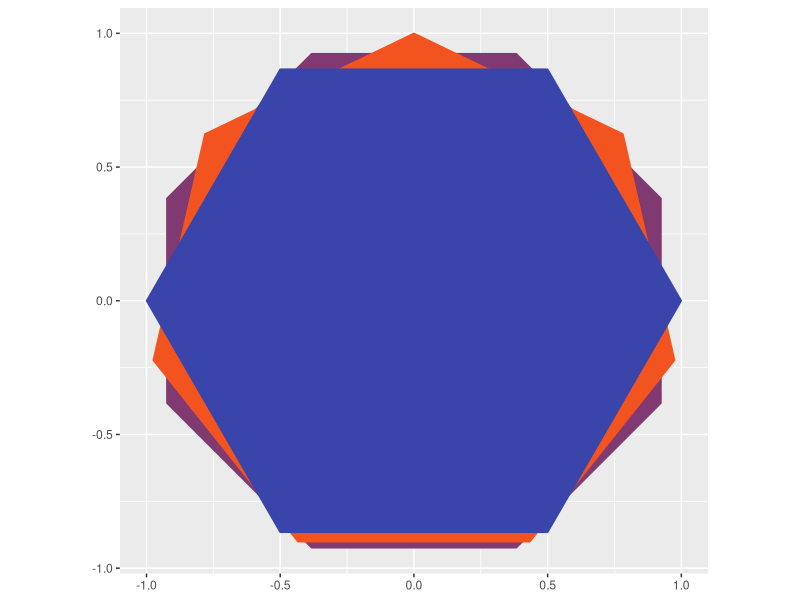
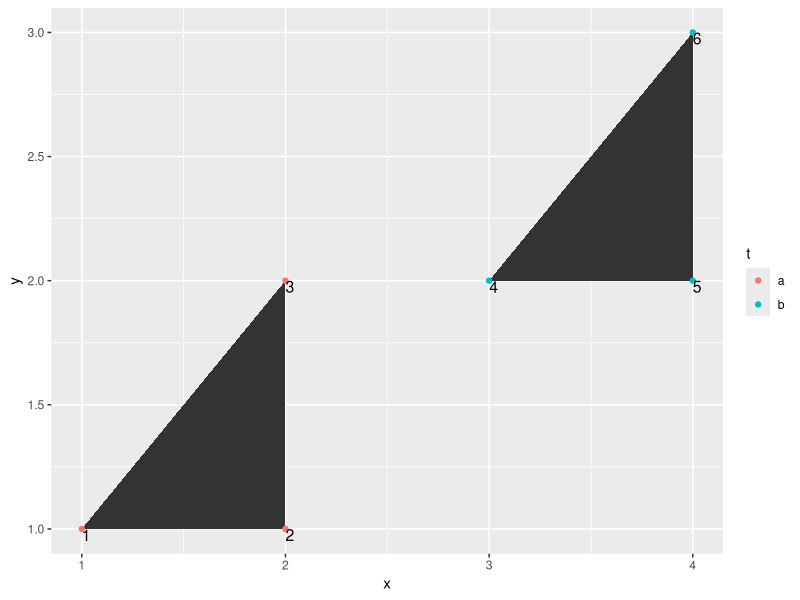
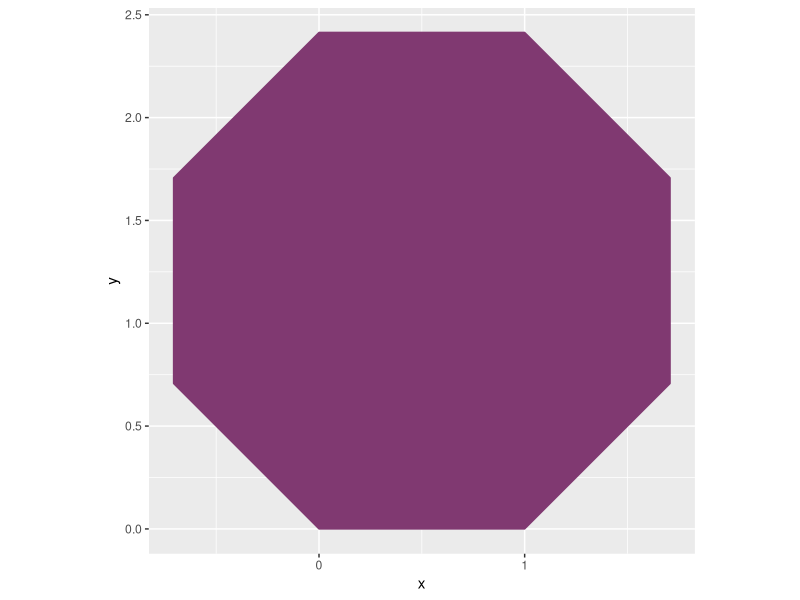
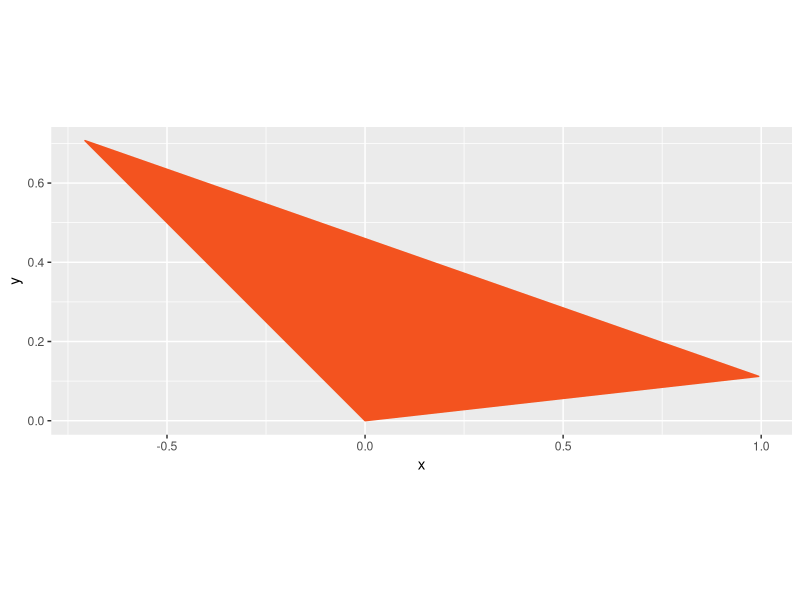
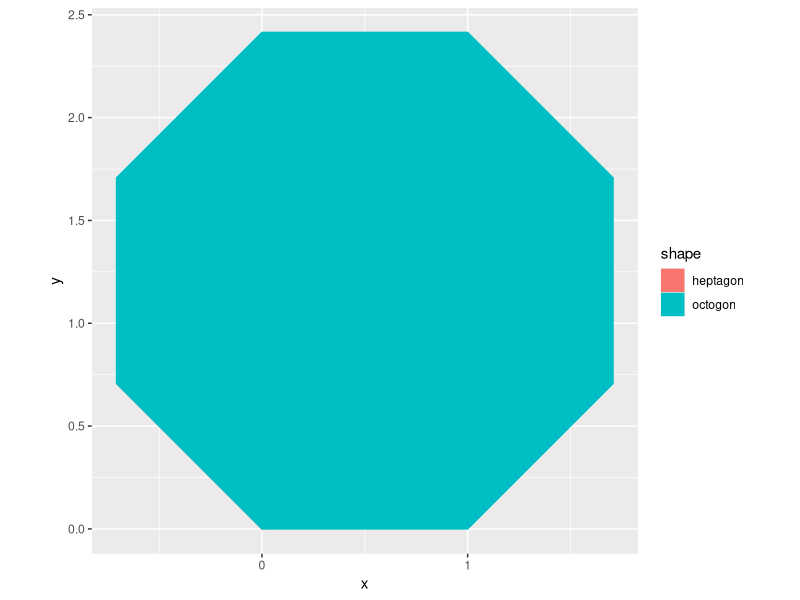
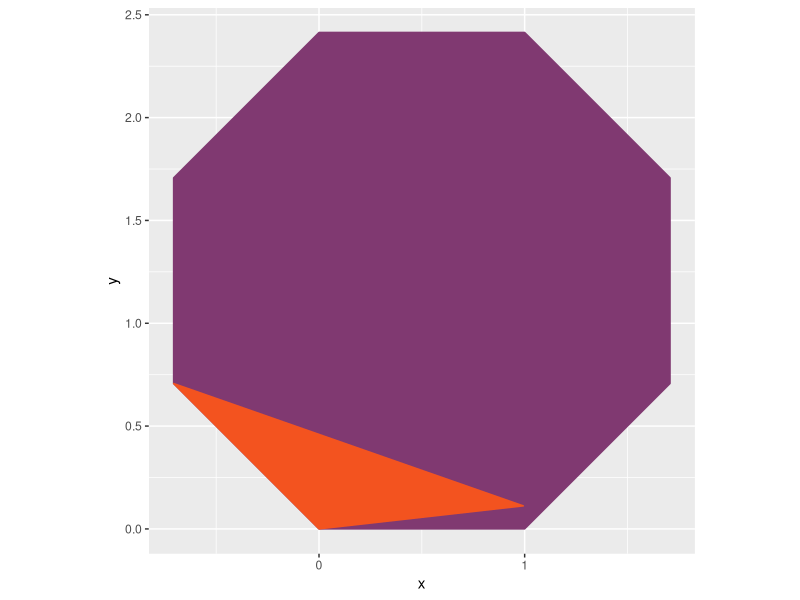
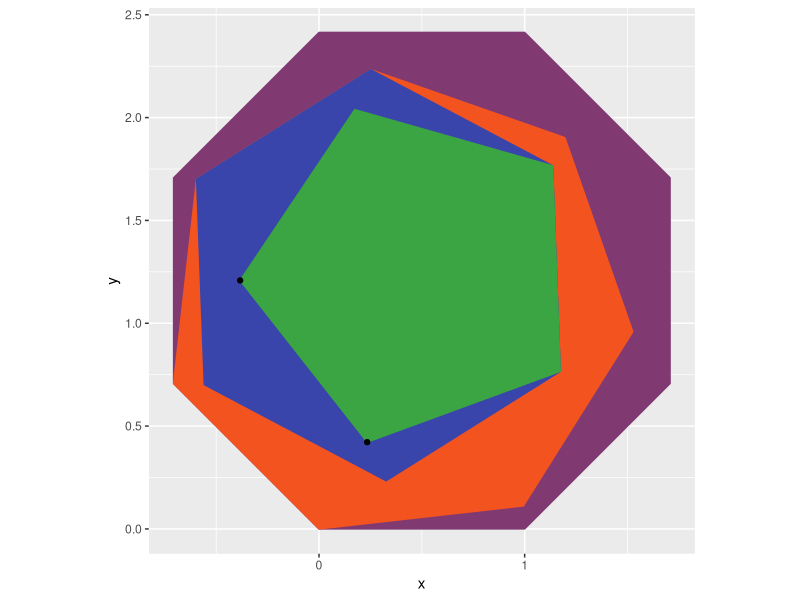
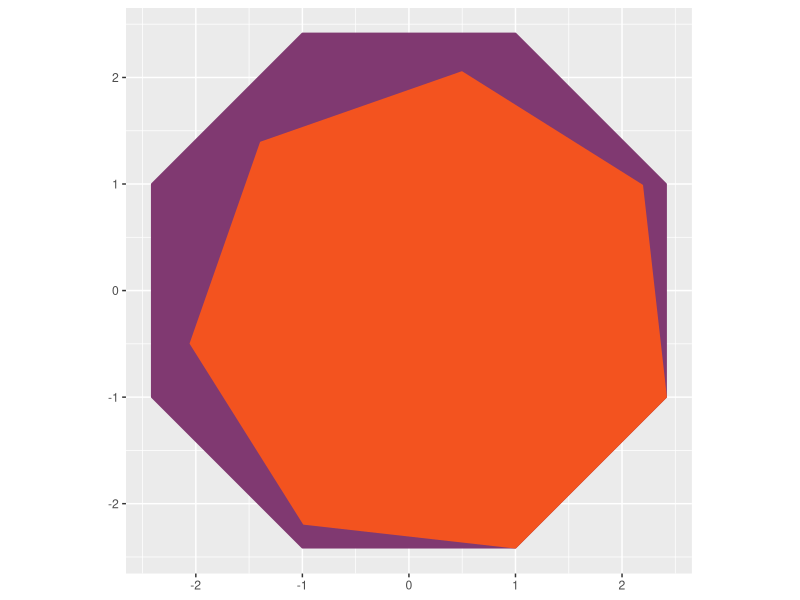

Source code (R) for these figures, in order: (Note: this script raises an error after producing the figures.)
## ---- chunk 1
#| label: load-packages
#| message: false

library(ggplot2)
library(ggforce)
library(dplyr)
## ---- chunk 2
#| label: draw-polygon

ggplot() +
  geom_regon(aes(x0 = 0, y0 = 0, sides = 8, r = 1, angle = 0), fill = "#803971", colour = "#803971") +
  geom_regon(aes(x0 = 0, y0 = 0, sides = 7, r = 1, angle = 0), fill = "#F3531F", colour = "#F3531F") +
  geom_regon(aes(x0 = 0, y0 = 0, sides = 6, r = 1, angle = 0), fill = "#3945AA", colour = "#3945AA") +
  coord_fixed()
## ---- chunk 3
#| label: geom-polygon-example

d <- data.frame(x=c(1,2,2, 3,4,4), 
                y=c(1,1,2, 2,2,3), 
                t=c('a', 'a', 'a',  'b', 'b', 'b'), 
                r=c(1,2,3, 4,5,6))
d

ggplot() +
  geom_polygon(data=d, mapping=aes(x=x, y=y, group=t)) + # draws the two trianges
  geom_point(data=d, aes(x=x, y=y, color=t)) + # adds coloured dots on vertices
  geom_text(data=d, aes(x=x, y=y, label=r), hjust=0, vjust=1, size=4) # numbers the corners
 
## ---- chunk 4
#| label: octogon-df

# square root of 0.5
srp5 <- sqrt(0.5)

octogon <- tribble(
  ~x, ~y,
  0, 0,
  -srp5, srp5,
  -srp5, 1 + srp5,
  0, 1 + 2*srp5,
  1, 1 + 2*srp5,
  1 + srp5, 1 + srp5,
  1 + srp5, srp5,
  1, 0
)

octogon <-
  octogon %>%
  mutate(shape = "octogon")

## ---- chunk 5
#| label: plot-octogon

ggplot() +
  geom_polygon(data = octogon,
               aes(x, y, group = shape),
               #aes(x,y),
               fill = "#803971", colour = "#803971") +
  coord_fixed()
## ---- chunk 6

#| label: heptagon-df
heptagon <- tribble(
  ~x, ~y,
  0, 0,
  -srp5, srp5,
  cos(pi/28), sin(pi/28)
)

heptagon <-
  heptagon %>%
  mutate(shape = "heptagon")
## ---- chunk 7
#| label: plot-heptagon

ggplot() +
  geom_polygon(data = heptagon,
               aes(x, y, group = shape),
               fill = "#F3531F", colour = "#F3531F") +
  coord_fixed()
## ---- chunk 8
#| label: plot-8-7

polygons <-
  bind_rows(octogon, heptagon)

## ---- chunk 9
ggplot() +
  geom_polygon(data = polygons,
               aes(x, y, group = shape, colour = shape, fill = shape)) +
  coord_fixed()
## ---- chunk 10
ggplot() +
  geom_polygon(data = octogon,
               aes(x, y, group = shape),
               fill = "#803971", colour = "#803971") +
  geom_polygon(data = heptagon,
               aes(x, y, group = shape),
               fill = "#F3531F", colour = "#F3531F") +
  coord_fixed()
## ---- chunk 11
#| label: octogon-df-2

# square root of 0.5
srp5 <- sqrt(0.5)

octogon <- tribble(
  ~x, ~y,
  0, 0,
  -srp5, srp5,
  -srp5, 1 + srp5,
  0, 1 + 2*srp5,
  1, 1 + 2*srp5,
  1 + srp5, 1 + srp5,
  1 + srp5, srp5,
  1, 0
)

## ---- chunk 12

#| label: heptagon-df-2
heptagon <- tribble(
  ~x, ~y,
  0, 0,
  -srp5, srp5,
  -srp5+sin(pi/28), srp5+cos(pi/28), #shared with hexagon
  -srp5+sin(pi/28)+cospi(5/28), srp5+cos(pi/28) + sinpi(5/28), #shared with hexagon
  -srp5+sin(pi/28)+cospi(5/28)+sinpi(11/28), srp5+cos(pi/28) + sinpi(5/28) - cospi(11/28),
  cos(pi/28) + sinpi(5/28), sin(pi/28) + cospi(5/28),
  cos(pi/28), sin(pi/28)
)
## ---- chunk 13
a <- acos(sinpi(5/28))
b <- 2*pi/3 - a
g <- pi/2 - b
d <- pi/2 - a
h <- pi/6 - g
j <- pi/2 - h
k <- 2*pi/3 - j
e <- 2*pi/3 - d

x0 <- -srp5+sin(pi/28)
y0 <- srp5+cos(pi/28)
x1 <- -srp5+sin(pi/28)+cospi(5/28)
y1 <- srp5+cos(pi/28) + sinpi(5/28)
## ---- chunk 14
#| label: hexagon
# hexagon <- tribble(
#   ~x, ~y,
#   -srp5+sin(pi/28), srp5+cos(pi/28), #shared with hexagon
#   -srp5+sin(pi/28)+cospi(5/28), srp5+cos(pi/28) + sinpi(5/28), #shared with hexagon
#   -srp5+sin(pi/28)+cospi(5/28) + sin(b), srp5+cos(pi/28) + sinpi(5/28) - cos(b)
# )

hexagon <- tribble(
  ~x, ~y,
  x0, y0, #shared with hexagon
  x1, y1, #shared with hexagon
  x1 + sin(b), y1 - cos(b),
  x1 + sin(b) + sin(h), y1 - cos(b) - cos(h),
  x1 + sin(b) + sin(h) - cos(k), y1 - cos(b) - cos(h) -sin(k),
  x0 + cos(e), y0 - sin(e)
)
## ---- chunk 15
#| label: pentagon

a2 <- 2*pi/5 - h
b2 <- pi/2 - a2
d2 <- 2*pi/5 - b2
e2 <- pi/2 - d2
f2 <- 2*pi/5 - e2

pentagon <- tribble(
  ~x, ~y,
  x1 + sin(b), y1 - cos(b),
  x1 + sin(b) + sin(h), y1 - cos(b) - cos(h),
  x1 + sin(b) + sin(h) - sin(a2), y1 - cos(b) - cos(h) - cos(a2),
  x1 + sin(b) + sin(h) - sin(a2) - cos(d2), y1 - cos(b) - cos(h) - cos(a2) + sin(d2),
  x1 + sin(b) + sin(h) - sin(a2) - cos(d2) + sin(f2), y1 - cos(b) - cos(h) - cos(a2) + sin(d2) + cos(f2)
)

## ---- chunk 16
#| label: square

x2 <- x1 + sin(b) + sin(h) - sin(a2)
y2 <- y1 - cos(b) - cos(h) - cos(a2)

square <- tribble(
  ~x, ~y,
  x2, y2,
  x2 - cos(d2), y2 + sin(d2),
)

## ---- chunk 17

#| plot

ggplot() +
  geom_polygon(data = octogon,
               aes(x, y),
               fill = "#803971", colour = "#803971") +
  geom_polygon(data = heptagon,
               aes(x, y),
               fill = "#F3531F", colour = "#F3531F") +
  geom_polygon(data = hexagon,
               aes(x,y),
               fill = "#3945AA", colour = "#3945AA") +
  geom_polygon(data = pentagon,
               aes(x, y),
               fill = "#3AA542", colour = "#3AA542") +
  geom_point(data = square,
               aes(x, y)
               #fill = "#3AA542", colour = "#3AA542") +
  ) +
  coord_fixed() 
## ---- chunk 18
r8 <- 1/sin(pi/8)
r7 <- 1/sin(pi/7)
a8 <- 1/tan(pi/8)
a7 <- 1/tan(pi/7)

r87 <- r8-r7
a87 <- a8-a7

# z <- pi/4 - pi/8 #4 in relation to n?
## ---- chunk 19
ggplot() +
  geom_regon(aes(x0 = 0, y0 = 0, sides = 8, r = 1/sin(pi/8), angle = 0), fill = "#803971", colour = "#803971") +
  geom_regon(aes(x0 = a87*cos(7 * pi/4), 
                 y0 = a87*sin(7 * pi/4), 
                 #x0 = 0,
                 #y0 = 0,
                 sides = 7, 
                 r = 1/sin(pi/7), 
                 angle = (2*pi)/8), 
                 fill = "#F3531F", colour = "#F3531F") +
  coord_fixed()
## ---- chunk 20
ggplot() +
  geom_regon(aes(x0 = 0, y0 = 0, sides = 8, r = 1/sin(pi/8), angle = 0), fill = "#803971", colour = "#803971") +
  geom_regon(aes(#x0 = a87*sin(2 * pi/4), 
                 #y0 = a87*cos(2 * pi/4), 
                 x0 = a87*cos(0 * pi/4),
                 y0 = a87*sin(0 * pi/4), 
                 #x0 = 0,
                 #y0 = 0,
                 sides = 7, 
                 r = 1/sin(pi/7), 
                 angle = 2*(2*pi)/8), 
                 fill = "#F3531F", colour = "#F3531F") +
  coord_fixed()
## ---- chunk 21
ggplot() +
  geom_regon(aes(x0 = 0, y0 = 0, sides = 8, r = 1/sin(pi/8), angle = 0), fill = "#803971", colour = "#803971") +
  geom_regon(aes(x0 = a87*sin(1 * pi/4), 
                 y0 = a87*cos(1 * pi/4), 
                 #x0 = 0,
                 #y0 = 0,
                 sides = 7, 
                 r = 1/sin(pi/7), 
                 angle = 3*(2*pi)/8), 
                 fill = "#F3531F", colour = "#F3531F") +
  coord_fixed()
## ---- chunk 22
ggplot() +
  geom_regon(aes(x0 = 0, y0 = 0, sides = 8, r = 1/sin(pi/8), angle = 0), fill = "#803971", colour = "#803971") +
  geom_regon(aes(x0 = a87*cos(2 * pi/4),
                 y0 = a87*sin(2 * pi/4), 
                 #x0 = 0,
                 #y0 = 0,
                 sides = 7, 
                 r = 1/sin(pi/7), 
                 angle = 4*(2*pi)/8), 
                 fill = "#F3531F", colour = "#F3531F") +
  coord_fixed()
## ---- chunk 23
ggplot() +
  geom_regon(aes(x0 = 0, y0 = 0, sides = 8, r = 1/sin(pi/8), angle = 0), fill = "#803971", colour = "#803971") +
  geom_regon(aes(x0 = a87*cos(3 * pi/4),
                 y0 = a87*sin(3 * pi/4), 
                 #x0 = 0,
                 #y0 = 0,
                 sides = 7, 
                 r = 1/sin(pi/7), 
                 angle = 5*(2*pi)/8), 
                 fill = "#F3531F", colour = "#F3531F") +
  coord_fixed()
## ---- chunk 24
ggplot() +
  geom_regon(aes(x0 = 0, y0 = 0, sides = 8, r = 1/sin(pi/8), angle = 0), fill = "#803971", colour = "#803971") +
  geom_regon(aes(x0 = a87*cos(4 * pi/4),
                 y0 = a87*sin(4 * pi/4), 
                 #x0 = 0,
                 #y0 = 0,
                 sides = 7, 
                 r = 1/sin(pi/7), 
                 angle = 6*(2*pi)/8), 
                 fill = "#F3531F", colour = "#F3531F") +
  coord_fixed()
## ---- chunk 25
ggplot() +
  geom_regon(aes(x0 = 0, y0 = 0, sides = 8, r = 1/sin(pi/8), angle = 0), fill = "#803971", colour = "#803971") +
  geom_regon(aes(x0 = a87*cos(5 * pi/4),
                 y0 = a87*sin(5 * pi/4), 
                 #x0 = 0,
                 #y0 = 0,
                 sides = 7, 
                 r = 1/sin(pi/7), 
                 angle = 7*(2*pi)/8), 
                 fill = "#F3531F", colour = "#F3531F") +
  coord_fixed()
## ---- chunk 26
ggplot() +
  geom_regon(aes(x0 = 0, y0 = 0, sides = 8, r = 1/sin(pi/8), angle = 0), fill = "#803971", colour = "#803971") +
  geom_regon(aes(x0 = a87*cos(6 * pi/4),
                 y0 = a87*sin(6 * pi/4), 
                 #x0 = 0,
                 #y0 = 0,
                 sides = 7, 
                 r = 1/sin(pi/7), 
                 angle = 0*(2*pi)/8), 
                 fill = "#F3531F", colour = "#F3531F") +
  coord_fixed()
## ---- chunk 27

n <- 8
k <- 4

ggplot() +
  geom_regon(aes(x0 = 0, y0 = 0, sides = 8, r = 1/sin(pi/8), angle = 0), fill = "#803971", colour = "#803971") +
  geom_regon(aes(x0 = a87*cos((k-1) * pi/4),
                 y0 = a87*sin((k-1) * pi/4), 
                 #x0 = 0,
                 #y0 = 0,
                 sides = 7, 
                 r = 1/sin(pi/7), 
                 angle = (k+1)*(2*pi)/n), 
                 fill = "#F3531F", colour = "#F3531F") +
  coord_fixed()
## ---- chunk 28
n <- 6
k <- 1

rn <- 1/sin(pi/n)
rnm1 <- 1/sin(pi/(n-1))
an <- 1/tan(pi/n)
anm1 <- 1/tan(pi/(n-1))

rd <- rn-rnm1 # r_difference
ad <- an-anm1


ggplot() +
  geom_regon(aes(x0 = 0, y0 = 0, sides = n, r = rn, angle = pi/2), fill = "#803971", colour = "#803971") +
  geom_regon(aes(x0 = ad*cos((k+1) * 2*pi/n),
                 y0 = ad*sin((k+1) * 2*pi/n), 
                 #x0 = 0,
                 #y0 = 0,
                 sides = (n-1), 
                 r = rnm1, 
                 angle = (k-1)*(2*pi)/n), 
                 fill = "#F3531F", colour = "#F3531F") +
  coord_fixed()
## ---- chunk 29
n <- 6
k <- 2

rn <- 1/sin(pi/n)
rnm1 <- 1/sin(pi/(n-1))
an <- 1/tan(pi/n)
anm1 <- 1/tan(pi/(n-1))

rd <- rn-rnm1 # r_difference
ad <- an-anm1


ggplot() +
  geom_regon(aes(x0 = 0, y0 = 0, sides = n, r = rn, angle = pi/2), fill = "#803971", colour = "#803971") +
  geom_regon(aes(x0 = ad*cos((k-1) * 2*pi/n),
                 y0 = ad*sin((k-1) * 2*pi/n), 
                 #x0 = 0,
                 #y0 = 0,
                 sides = (n-1), 
                 r = rnm1, 
                 angle = (k+1)*(2*pi)/n), 
                 fill = "#F3531F", colour = "#F3531F") +
  coord_fixed()
## ---- chunk 30
#| label: draw-polygon-90

ggplot() +
  geom_regon(aes(x0 = 0, y0 = 0, sides = 8, r = 1, angle = pi/2), fill = "#803971", colour = "#803971") +
  geom_regon(aes(x0 = 0, y0 = 0, sides = 7, r = 1, angle = pi/2), fill = "#F3531F", colour = "#F3531F") +
  geom_regon(aes(x0 = 0, y0 = 0, sides = 6, r = 1, angle = pi/2), fill = "#3945AA", colour = "#3945AA") +
    geom_regon(aes(x0 = 0, y0 = 0, sides = 5, r = 1, angle = pi/2), fill = "#3AA542", colour = "#3AA542") +
  geom_point(data = my_points,
             aes(x,y)) +
  coord_fixed()
## ---- chunk 31
#| label: points

my_points <- tribble(
  ~x, ~y,
  0, 0,
  cos(pi/5), sin(pi/5)
)
## ---- chunk 32
#This works!
n <- 5
k <- 4

rn <- 1/sin(pi/n)
rnm1 <- 1/sin(pi/(n-1))
an <- 1/tan(pi/n)
anm1 <- 1/tan(pi/(n-1))

rd <- rn-rnm1 # r_difference
ad <- an-anm1

my_points <- tribble(
  ~x, ~y,
  0, 0,
  #rnm1*cos(pi/5), rnm1*sin(pi/5),
  anm1, 0
)

ang <- 2*pi/n

ggplot() +
  geom_regon(aes(x0 = 0, y0 = 0, sides = n, r = rn, angle = pi/2), fill = "#803971", colour = "#803971") +
  geom_regon(aes(x0 = ad*cos((k-1)*2*pi/n),
                 y0 = ad*sin((k-1)*2*pi/n), 
                 #x0 = 0,
                 #y0 = 0,
                 sides = (n-1), 
                 r = rnm1, 
                 #angle = (k+1)*(2*pi)/n), 
                 angle = pi/2 + (k-1)*2*pi/n),
                 fill = "#F3531F", colour = "#F3531F") +
  #geom_point(data = my_points,
  #           aes(x,y)) +
  coord_fixed()
## ---- chunk 33
#| label: poly-in-poly-function

# n is number of sides of outer polygon (inside polygon will have n-1 sides)
# k is the side of the polygon to attach the inner shape to (1 is right-most vertical, then clockwise)
inscribe_polygon_first_attempt <- function(n, k, col_n, col_nm1, x0 = 0, y0 = 0, angle = pi/2) {
  
  rn <- 1/sin(pi/n)
  rnm1 <- 1/sin(pi/(n-1))
  an <- 1/tan(pi/n)
  anm1 <- 1/tan(pi/(n-1))
  
  rd <- rn-rnm1 # r_difference
  ad <- an-anm1
  
  ang <- 2*pi/n
  
  ggplot() +
    geom_regon(aes(x0 = x0, y0 = y0, sides = n, r = rn, angle = angle), fill = col_n, colour = col_n) + #angle replaces pi/2
    geom_regon(aes(x0 = ad*cos((k-1)*2*pi/n),
                   y0 = ad*sin((k-1)*2*pi/n), 
                   #x0 = 0,
                   #y0 = 0,
                   sides = (n-1), 
                   r = rnm1, 
                   angle = angle + (k-1)*2*pi/n), #(RHS angle replaces pi/2)
                   fill = col_nm1, colour = col_nm1) +
    coord_fixed()  
  
  
}

# This works - for outer polygon with rightmost edge vertical (default)
# For non-default angle, we get a pair of lined-up, but centre in the wrong place. Need to do something with x0, y0
## ---- chunk 34

inscribe_polygon(7, 2, "#803971", "#F3531F", angle = 4*pi/13)

## ---- chunk 35
# The beginning of the picture!
inscribe_polygon(8, 6, "#803971", "#F3531F")
## ---- chunk 36
inscribe_polygon_data <- function(n, k, x0 = 0, y0 = 0, angle = pi/2) {
  
  rn <- 1/sin(pi/n)
  rnm1 <- 1/sin(pi/(n-1))
  an <- 1/tan(pi/n)
  anm1 <- 1/tan(pi/(n-1))
  
  rd <- rn-rnm1 # r_difference
  ad <- an-anm1
  
  ang <- 2*pi/n
  
  return(list(new_x0 = ad*cos((k-1)*2*pi/n),
              new_y0 = ad*sin((k-1)*2*pi/n),
              r = rnm1,
              angle = angle + (k-1)*2*pi/n
              )
         )
}

#new_data <- inscribe_polygon(8, 6) 
## ---- chunk 37
hept_data <- inscribe_polygon_data(8, 6) 

my_points <- tribble(
  ~x, ~y,
  hept_data$new_x0, hept_data$new_y0,
)

ggplot() +
  # octogon
  geom_regon(aes(x0 = 0, y0 = 0, sides = 8, r = 1/sin(pi/8), angle = pi/2), fill = "#803971", colour = "#803971") + 
  # heptagon
  geom_regon(aes(x0 = hept_data$new_x0,
                 y0 = hept_data$new_y0, 
                 sides = 7, 
                 r = hept_data$r, 
                 angle = hept_data$angle),
                 fill = "#F3531F", colour = "#F3531F") +
  geom_point(data = my_points,
             aes(x,y)) + 
  #geom_regon(aes(x0 = hept_data$new_x0, y0 = hept_data$new_y0, sides = 6, r = 1/sin(pi/6), angle = pi/2 + hept_data$angle), fill = "#3945AA", colour = "#3945AA") +  
  coord_fixed()
  
## ---- chunk 38
hex_data <- inscribe_polygon_data(7, 1, hept_data$new_x0, hept_data$new_y0, hept_data$angle)

ggplot() +
  # octogon
  geom_regon(aes(x0 = 0, y0 = 0, sides = 8, r = 1/sin(pi/8), angle = pi/2), fill = "#803971", colour = "#803971") + 
  # heptagon
  geom_regon(aes(x0 = hept_data$new_x0,
                 y0 = hept_data$new_y0, 
                 sides = 7, 
                 r = hept_data$r, 
                 angle = hept_data$angle),
                 fill = "#F3531F", colour = "#F3531F") +
  # hexagon
  geom_regon(aes(x0 = hex_data$new_x0,
                 y0 = hex_data$new_y0, 
                 sides = 6, 
                 r = hex_data$r, 
                 angle = hex_data$angle),
                 fill = "#3945AA", colour = "#3945AA") +  
  geom_point(data = my_points,
             aes(x,y)) + 
  #geom_regon(aes(x0 = hept_data$new_x0, y0 = hept_data$new_y0, sides = 6, r = 1/sin(pi/6), angle = pi/2 + hept_data$angle), fill = "#3945AA", colour = "#3945AA") +  
  coord_fixed()
  
## ---- chunk 39
#| label: polygon-vec

k8 <- 6
k7 <- 2

r6 <- 1/sin(pi/6)
a6 <- 1/tan(pi/6)

r76 <- r7-r6
a76 <- a7-a6


r87 <- r8-r7

purple <- "#803971"
orange <- "#F3531F"
blue <- "#3945AA"
green <- "#3AA542"
red <- "#E53822"
yellow <- "#F7A520"


ggplot() +
  geom_regon(aes(
    x0 = c(0, a87*cos((k8-1)*2*pi/8), a87*cos((k8-1)*2*pi/8) + a76*cos((k7-1)*2*pi/7)),
    y0 = c(0, a87*sin((k8-1)*2*pi/8), a87*sin((k8-1)*2*pi/8) + a76*sin((k7-1)*2*pi/7)),
    sides = 8:6,
    angle = c(pi/2, pi/2 + (k8-1)*2*pi/8, pi/2 + (k8-1)*2*pi/8 + (k7-1)*2*pi/7),
    r = c(r8, r7, r6),
    colour = c(purple, orange, "blue"), # not sure why blue hex code not working
    fill = c(purple, orange, "blue")
  )) +
  #geom_regon(aes(x0 = 0, y0 = 0, sides = 4, r = 1, angle = 0)) +
  coord_fixed() +
  scale_colour_identity() +
  scale_fill_identity()

# This works with first octogon and heptagon
# The guess work for the hexagon isn't right (or hexagon isn't appearing for some other reason)
## ---- chunk 40
k7 <- 1

ggplot() +
  geom_regon(aes(x0 = a87*cos((k-1) * pi/4),
                 y0 = a87*sin((k-1) * pi/4), 
                 #x0 = 0,
                 #y0 = 0,
                 sides = 7, 
                 r = 1/sin(pi/7), 
                 angle = pi/2 + (k8-1)*2*pi/8, 
                 fill = "#F3531F", colour = "#F3531F")) +
  geom_regon(aes(x0 = a87*cos((k8-1)*2*pi/8) + a76*cos((k7-1)*2*pi/7),
                 y0 = a87*sin((k8-1)*2*pi/8) + a76*sin((k7-1)*2*pi/7),
                 sides = 6,
                 angle = pi/2 + (k8-1)*2*pi/8 + (k7-1)*2*pi/7,
                 r = r6,
             colour = "#3945AA",
             fill = "#3945AA")) +
  coord_fixed() +
  scale_colour_identity() +
  scale_fill_identity()  

# This works with first heptagon but the guess work for the hexagon isn't right.
# Angles are fine, but centre coordinates not
## ---- chunk 41
    geom_regon(aes(x0 = x0, y0 = y0, sides = n, r = rn, angle = angle), fill = col_n, colour = col_n) + #angle replaces pi/2
    geom_regon(aes(x0 = ad*cos((k-1)*2*pi/n),
                   y0 = ad*sin((k-1)*2*pi/n), 
                   #x0 = 0,
                   #y0 = 0,
                   sides = (n-1), 
                   r = rnm1, 
                   angle = angle + (k-1)*2*pi/n), #(RHS angle replaces pi/2)
                   fill = col_nm1, colour = col_nm1) +
## ---- chunk 42
inscribe_all_polygon <- function(n_max = 8, n_min = 3, k, col_n, col_nm1, x0 = 0, y0 = 0, angle = pi/2) {
  
  #rn <- 1/sin(pi/n)
  #rnm1 <- 1/sin(pi/(n-1))
  #an <- 1/tan(pi/n)
  #anm1 <- 1/tan(pi/(n-1))
  
  rs <- 1/sin(pi/(n_max:n_min))
  
  
  rd <- rn-rnm1 # r_difference
  ad <- an-anm1
  
  ang <- 2*pi/n
  
  ggplot() +
    geom_regon(aes(x0 = x0, y0 = y0, sides = n, r = rn, angle = angle), fill = col_n, colour = col_n) + #angle replaces pi/2
    geom_regon(aes(x0 = ad*cos((k-1)*2*pi/n),
                   y0 = ad*sin((k-1)*2*pi/n), 
                   #x0 = 0,
                   #y0 = 0,
                   sides = (n-1), 
                   r = rnm1, 
                   angle = angle + (k-1)*2*pi/n), #(RHS angle replaces pi/2)
                   fill = col_nm1, colour = col_nm1) +
    coord_fixed()  
  
  
}

## ---- chunk 43
#| label: poly-in-poly-function-2

# n is number of sides of outer polygon (inside polygon will have n-1 sides)
# k is the side of the polygon to attach the inner shape to (1 is right-most vertical, then clockwise)
inscribe_polygon <- function(n, k, col_n, col_nm1, x0 = 0, y0 = 0, angle = pi/2) {
  
  rn <- 1/sin(pi/n)
  rnm1 <- 1/sin(pi/(n-1))
  an <- 1/tan(pi/n)
  anm1 <- 1/tan(pi/(n-1))
  
  rd <- rn-rnm1 # r_difference
  ad <- an-anm1
  
  ang <- 2*pi/n
  
  ggplot() +
    geom_regon(aes(x0 = x0, y0 = y0, sides = n, r = rn, angle = angle), fill = col_n, colour = col_n) + #angle replaces pi/2
    geom_regon(aes(x0 = ad*cos((k-1)*2*pi/n),
                   y0 = ad*sin((k-1)*2*pi/n), 
                   #x0 = 0,
                   #y0 = 0,
                   sides = (n-1), 
                   r = rnm1, 
                   angle = angle + (k-1)*2*pi/n), #(RHS angle replaces pi/2)
                   fill = col_nm1, colour = col_nm1) +
    coord_fixed()  
  
  
}

# This works - for outer polygon with rightmost edge vertical (default)
# For non-default angle, we get a pair of lined-up, but centre in the wrong place. Need to do something with x0, y0
## ---- chunk 44
rn <- 1/sin(pi/n)
rnm1 <- 1/sin(pi/(n-1))
an <- 1/tan(pi/n)
anm1 <- 1/tan(pi/(n-1))
  
rd <- rn-rnm1 # r_difference
ad <- an-anm1

r5 <- 1/sin(pi/5)
a5 <- 1/tan(pi/5)
r65 <- r6 - r5
a65 <- a6 - a5
## ---- chunk 45

theta <- pi/11

x <- 0.5
y <- 1/3

circle_df <- tribble(
  ~x0, ~y0, ~r,
  x, y, a65
)

ggplot() +
  geom_regon(aes(x0 = x, y0 = y, sides = 6, r = r6, angle = pi/2 + theta, color = "#3945AA", fill = "#3945AA"))  +
  geom_regon(aes(x0 = x + a65 * cos(theta), y0 = y + a65 * sin(theta), sides = 5, r = r5, angle = pi/2 + theta, color = "#3AA542", fill = "#3AA542"))  +
  #geom_regon(aes(x0 = x, y0 = y, sides = 5, r = r5, angle = pi/2 + theta), colour = "black")  +
  geom_spoke(aes(x = x, y = y, angle = theta , radius = a5)) +
  #geom_spoke(aes(x = x, y = y, angle = theta , radius = a5)) +
  geom_circle(data = circle_df, aes(x0 = x0, y0 = y0, r = r)) +   
  coord_fixed() +
  scale_colour_identity() +
  scale_fill_identity() 

# Works!
## ---- chunk 46

#This works!

theta <- pi/11

x <- 0.5
y <- 1/3

k <- 1

ang <- theta + (k-1)*2*pi/6

circle_df <- tribble(
  ~x0, ~y0, ~r,
  x, y, a65
)

ggplot() +
  geom_regon(aes(x0 = x, y0 = y, sides = 6, r = r6, angle = pi/2 + theta, color = "#3945AA", fill = "#3945AA"))  +
  #geom_regon(aes(x0 = x + a65 * cos(theta), y0 = y + a65 * sin(theta), sides = 5, r = r5, angle = pi/2 + theta + (k-1)*2*pi/6, color = "#3AA542", fill = "#3AA542"))  +
  geom_regon(aes(x0 = x + a65*cos(ang), y0 = y + a65*sin(ang), sides = 5, r = r5, angle = pi/2 + theta + (k-1)*2*pi/6, color = "#3AA542", fill = "#3AA542"))  +
  #geom_spoke(aes(x = x, y = y, angle = theta + (k-1)*2*pi/6, radius = a5)) +
  #geom_spoke(aes(x = x, y = y, angle = 0, radius = a5)) +
  #geom_spoke(aes(x = x, y = y, angle = 3*pi/2, radius = abs(a5 * sin(ang)))) +
  #geom_spoke(aes(x = 0, y = 0, angle = 3pi, radius = a5)) +
  #geom_circle(data = circle_df, aes(x0 = x0, y0 = y0, r = r)) +   
  coord_fixed() +
  scale_colour_identity() +
  scale_fill_identity() 
 
## ---- chunk 47
#| label: inscribe-polygon

# n is number of sides of outer polygon (inside polygon will have n-1 sides)
# k is the side of the polygon to attach the inner shape to (1 is right-most vertical when angle = pi/2, then clockwise)
# angle starts from east and increases clockwise

inscribe_polygon <- function(n = 8, k = 1, x0 = 0, y0 = 0, angle = 0, col_n = "black", col_nm1 = "blue") {
  
  rn <- 1/sin(pi/n)
  rnm1 <- 1/sin(pi/(n-1))
  an <- 1/tan(pi/n)
  anm1 <- 1/tan(pi/(n-1))
  
  rd <- rn-rnm1 # r_difference
  ad <- an-anm1
  
  ang <- angle + (k-1)*2*pi/n
  #ang <- pi/2 + angle + (k-1)*2*pi/n
  
  ggplot() +
    geom_regon(aes(x0 = x0, y0 = y0, sides = n, r = rn, angle = pi/2 + angle), 
               color = col_n, fill = col_n) + 
    geom_regon(aes(x0 = x0 + ad*cos(ang), y0 = y0 + ad*sin(ang), sides = n-1, r = rnm1, angle = pi/2 + ang), color = col_nm1, fill = col_nm1)  +
    #geom_regon(aes(x0 = x0, y0 = y0, sides = n, r = rn, angle = angle), 
    #           color = col_n, fill = col_n) + 
    #geom_regon(aes(x0 = x0 + ad*cos(ang), y0 = y0 + ad*sin(ang), sides = n-1, r = rnm1, angle = ang), color = col_nm1, fill = col_nm1)  +
    coord_fixed()  
  
}


## ---- chunk 48
inscribe_polygon(n = 7, k = 6, x0 = hept$x0, y0 = hept$y0, angle = hept$angle)
## ---- chunk 49

inscribe_polygon(n = 8, k = 5, x0 = 0.5, y0 = 1/3, angle = pi/5, col_n = "#803971", col_nm1 = "#3945AA")
## ---- chunk 50

x0 <- c(0,1,2)
y0 <- c(2,0,1)
sides <- c(7:5)
r <- c(3, 2, 1) 
angle <- c(pi/11, pi/13, pi/2)
my_colours <- c("#803971", "#F3531F", "#3945AA")

polygon_df <- tibble(x0 = x0, y0 = y0, sides = sides, r = r, angle = angle, colour = my_colours)

ggplot(polygon_df) +
  geom_regon(aes(x0 = x0, y0 = y0, sides = sides, r = r, angle = angle, color = my_colours, fill = my_colours)) +
  coord_fixed() +
  scale_colour_identity() +
  scale_fill_identity()

# Hmm, they don't plot in order. The pentagon should be on top!
## ---- chunk 51

inscribe_polygon_data <- function(n = 8, k = NULL, x0 = 0, y0 = 0, angle = 0) {
  
  if (is.null(k)) k <- sample(1:n, 1)
  
  rn <- 1/sin(pi/n)
  rnm1 <- 1/sin(pi/(n-1))
  an <- 1/tan(pi/n)
  anm1 <- 1/tan(pi/(n-1))
  
  rd <- rn-rnm1 # r_difference
  ad <- an-anm1
  
  ang <- angle + (k-1)*2*pi/n
  
  out <- list(n = n - 1, x0 = x0 + ad*cos(ang), y0 = y0 + ad*sin(ang), angle = pi/2 + ang, r = rn)
  
  return(out)
  
  #ggplot() +
  #  geom_regon(aes(x0 = x0, y0 = y0, sides = n, r = rn, angle = pi/2 + angle), 
         #      color = col_n, fill = col_n) + 
  #  geom_regon(aes(x0 = x0 + ad*cos(ang), y0 = y0 + ad*sin(ang), sides = n-1, r = rnm1, angle = pi/2 + ang), color = col_nm1, fill = col_nm1)  +
  #  coord_fixed()  
  
}

## ---- chunk 52
#This layering works, whereas vectors and dataframes are buggy in terms of order

#ggplot() +
#  geom_regon(aes(x0=0,y0=0,sides=8,r=1,angle=0), colour = "red", fill = "red") +
#  geom_regon(aes(x0=0,y0=0,sides=7,r=1,angle=0), colour = "yellow", fill = "yellow") +
#  geom_regon(aes(x0=0,y0=0,sides=6,r=1,angle=0), colour = "blue", fill = "blue") +
#  geom_regon(aes(x0=0,y0=0,sides=5,r=1,angle=0), colour = "green", fill = "green") +
#  coord_fixed()
## ---- chunk 53
inscribe_polygon_data()
## ---- chunk 54
#| label: plot-all-default

# plot all (need to thing about how to handle k, both for default and random)

# indexed by number of sides of shape
cols <- c(NA, NA, "#F7A520", "#E53822", "#3AA542", "#3945AA", "#F3531F", "#803971")

rn <- 1/sin(pi/(1:8))

hept <- inscribe_polygon_data(n = 8, k = 6)
hex <- inscribe_polygon_data(n = 7, k = 6, x0 = hept$x0, y0 = hept$y0, angle = hept$angle - pi/2)
pent <- inscribe_polygon_data(n = 6, k = 5, x0 = hex$x0, y0 = hex$y0, angle = hex$angle - pi/2)
sq <- inscribe_polygon_data(n = 5, k = 4, x0 = pent$x0, y0 = pent$y0, angle = pent$angle - pi/2)
tri <- inscribe_polygon_data(n = 4, k = 3, x0 = sq$x0, y0 = sq$y0, angle = sq$angle - pi/2)

ggplot() +
  geom_regon(aes(x0 = 0, y0 = 0, sides = 8, r = rn[8], angle = 0), colour = cols[8], fill = cols[8]) +
  geom_regon(aes(x0 = hept$x0, y0 = hept$y0, sides = 7, r = rn[7], angle = hept$angle), colour = cols[7], fill = cols[7]) +
  geom_regon(aes(x0 = hex$x0, y0 = hex$y0, sides = 6, r = rn[6], angle = hex$angle), colour = cols[6], fill = cols[6]) +
  geom_regon(aes(x0 = pent$x0, y0 = pent$y0, sides = 5, r = rn[5], angle = pent$angle), colour = cols[5], fill = cols[5]) +
  geom_regon(aes(x0 = sq$x0, y0 = sq$y0, sides = 4, r = rn[4], angle = sq$angle), colour = cols[4], fill = cols[4]) +  
  geom_regon(aes(x0 = tri$x0, y0 = tri$y0, sides = 3, r = rn[3], angle = tri$angle), colour = cols[3], fill = cols[3]) + 
  coord_fixed()

# Got it! This works

## ---- chunk 55
#| label: sample-k

sample_k <- function() {
  c(sample(8,1), sample(7,1), sample(6,1), sample(5,1), sample(4,1))
}
## ---- chunk 56
#| label: max-bill-rearrange

# default k <- c(6, 6, 5, 4, 3)
# k should be NULL or a vector or length 5

max_bill_rearrange <- function(k = NULL) {
  
  if (is.null(k)) k <- sample_k()
  
  cols <- c(NA, NA, "#F7A520", "#E53822", "#3AA542", "#3945AA", "#F45D1B", "#803971")

  rn <- 1/sin(pi/(1:8))

  hept <- inscribe_polygon_data(n = 8, k = k[1])
  hex <- inscribe_polygon_data(n = 7, k = k[2], x0 = hept$x0, y0 = hept$y0, angle = hept$angle - pi/2)
  pent <- inscribe_polygon_data(n = 6, k = k[3], x0 = hex$x0, y0 = hex$y0, angle = hex$angle - pi/2)
  sq <- inscribe_polygon_data(n = 5, k = k[4], x0 = pent$x0, y0 = pent$y0, angle = pent$angle - pi/2)
  tri <- inscribe_polygon_data(n = 4, k = k[5], x0 = sq$x0, y0 = sq$y0, angle = sq$angle - pi/2)

  ggplot() +
    geom_regon(aes(x0 = 0, y0 = 0, sides = 8, r = rn[8], angle = 0), colour = cols[8], fill = cols[8]) +
    geom_regon(aes(x0 = hept$x0, y0 = hept$y0, sides = 7, r = rn[7], angle = hept$angle), colour = cols[7], fill = cols[7]) +
    geom_regon(aes(x0 = hex$x0, y0 = hex$y0, sides = 6, r = rn[6], angle = hex$angle), colour = cols[6], fill = cols[6]) +
    geom_regon(aes(x0 = pent$x0, y0 = pent$y0, sides = 5, r = rn[5], angle = pent$angle), colour = cols[5], fill = cols[5]) +
    geom_regon(aes(x0 = sq$x0, y0 = sq$y0, sides = 4, r = rn[4], angle = sq$angle), colour = cols[4], fill = cols[4]) +  
    geom_regon(aes(x0 = tri$x0, y0 = tri$y0, sides = 3, r = rn[3], angle = tri$angle), colour = cols[3], fill = cols[3]) + 
    coord_fixed(xlim = c(-3.5, 3.5), ylim = c(-3.5,3.5)) +
    annotate("text", label = "max bill", x = -a8, y = 3.2, hjust = 0, family = "Times", size = 3.5) +
    annotate("text", label = "ella kaye", x = -a8, y = 2.92, hjust = 0, family = "Times", size = 2.5) +
    annotate("text", label = "die grafischen reihen", x = a8, y = 3.2, hjust = 1, family = "Times", size = 3.5) +
    annotate("text", label = "rearranged", x = a8, y = 2.92, hjust = 1, family = "Times", size = 2.5) +
    annotate("text", label = "#RecreationThursday", x = 0, y = -3.1, family = "Times", size = 2.5) +
    annotate("text", label = "@DataScixDesign", x = 0, y = -3.38, family = "Times", size = 2.5) +
    theme_void() +
    theme(panel.background = element_rect(fill = '#F4F2E9', colour = '#F4F2E9'))
}

## ---- chunk 57
max_bill_rearrange() # random max bill generator
## ---- chunk 58
max_bill_rearrange(k = c(6, 6, 5, 4, 3)) # the default
## ---- chunk 59
max_bill_rearrange(k = rep(1, 5)) 
## ---- chunk 60
max_bill_rearrange(k = 5:1) 
